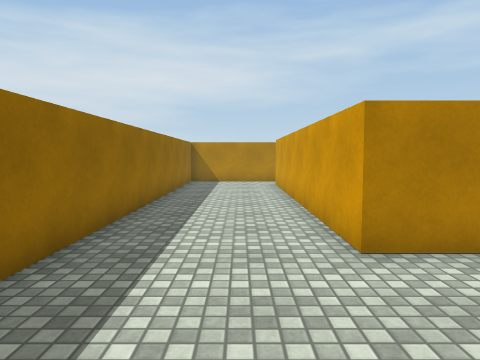
view 1 (above)

20 first-person views from a walk through a scene from a Unity 3-D project. The camera is 1.3 m above the floor, tilts 4° down and sees 70° across. The floor is counted in squares, 1 m on a side. Each view is taken from the middle of a square. On the plan, view 1 faces up. The plan holds only what a view shows up to about 15 squares ahead; the rest is blank. The place goes on beyond the plan. Surface patterns are stand-ins for the level's own textures.

view 2
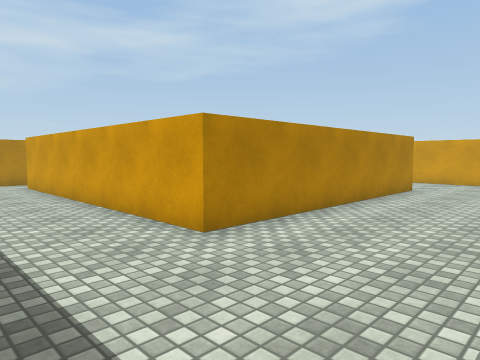

view 3
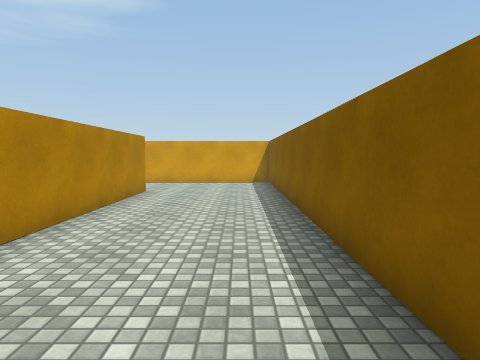

view 4
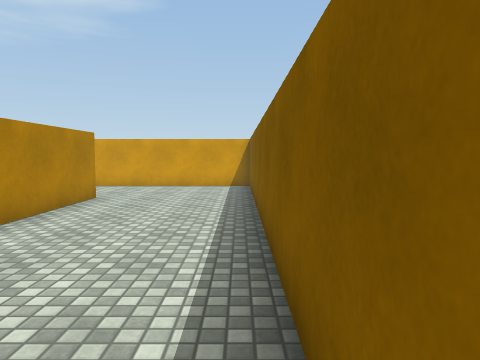

view 5
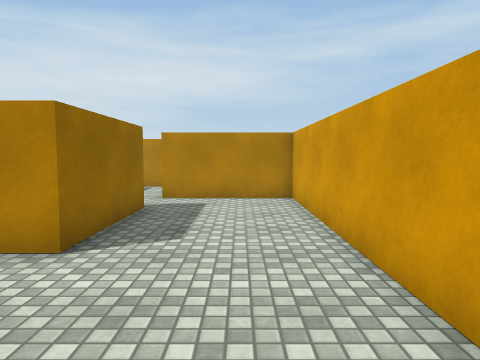

view 6
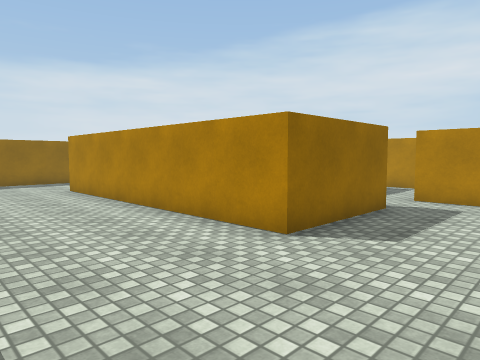

view 7
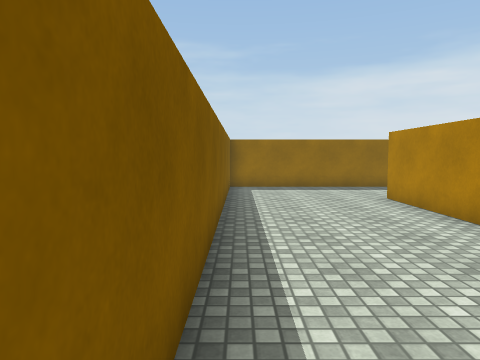

view 8
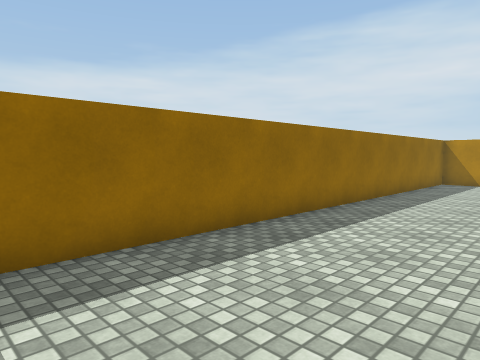

view 9
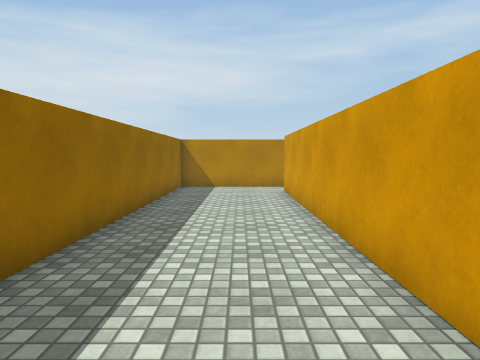

view 10
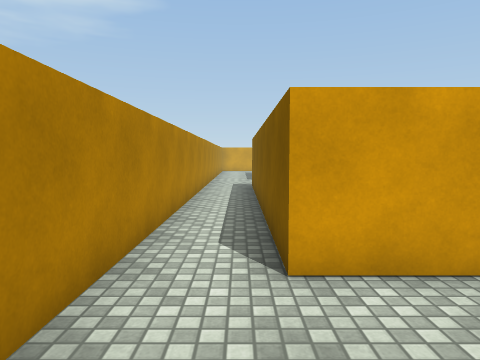

view 11
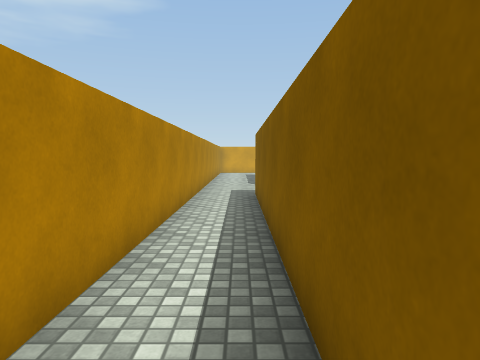

view 12
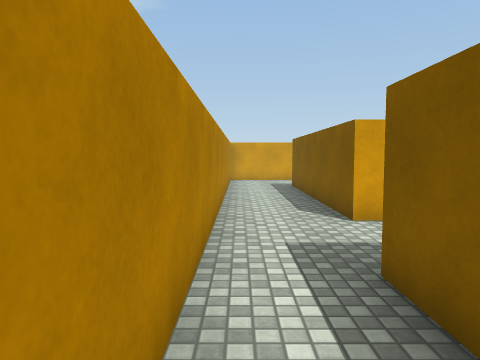

view 13
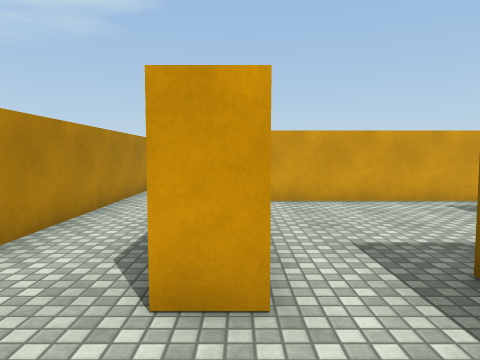

view 14
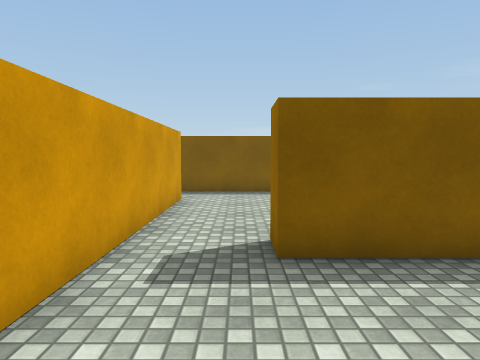

view 15
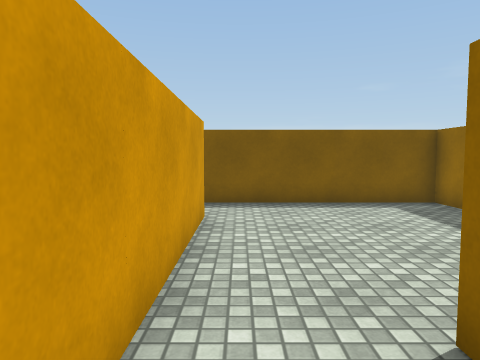

view 16
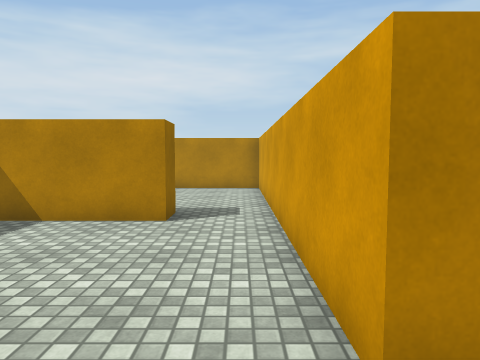

view 17
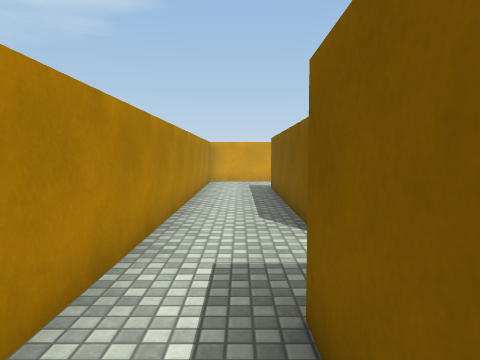

view 18
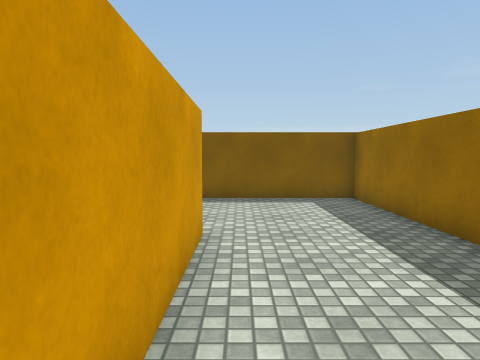

view 19
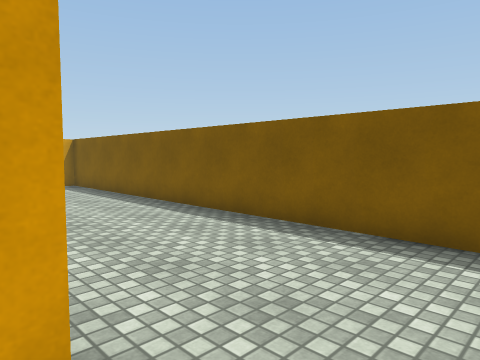

view 20
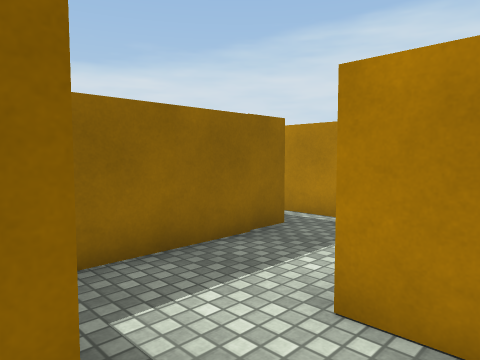

### Floor plan
Points are (right, up) in squares from view 1. A wall is a line through its corners. A room is listed if a view was taken in it or the views show most of it. See-through windows are left out.
Room 1 (views 1, 2, 3, 4, 5, 6, 7, 8, 9, 10, 11, 12, 13, 17, 18, 19, 20)
walls: (11.6, 8.5) (11.6, 4.5) (1.6, 4.5) (1.6, 15.5) (12.6, 15.5); (9, 13.4) (9, 9.4); (10.8, 14.5) (8, 14.5); (15.6, 13.6) (15.6, 14.7) (23.5, 14.7); (23.5, 17.5) (-2.5, 17.5) (-2.5, -0.4) (15.6, -0.4) (15.6, 10.5) (11.5, 10.5)
ways out: opening at (16, 12.5) to room 2
Room 2 (views 14, 15)
walls: (17.9, 7.8) (20.5, 7.8) (20.5, 6.8); (22.8, 6.5) (22.8, 13.8) (19.4, 13.8)
ways out: opening at (16, 12.5) to room 1; opening at (21.5, 7.5) to room 3
Room 3 (view 16)
walls: (23.4, 1.8) (22.8, 1.8) (22.8, 6.5); (20.5, 6.8) (17.1, 6.8); (16.6, 0.9) (16.6, -0.4) (23.1, -0.4)
ways out: opening at (21.5, 7.5) to room 2

Positions as (right, up) in squares from view 1, and headings:
1: (0, 0), facing up
2: (-2, 0), facing up-right
3: (-1, 1), facing right
4: (1, 0), facing right
5: (14, 0), facing up
6: (15, 0), facing up-left
7: (12, 0), facing left
8: (2, 0), facing up-left
9: (0, 3), facing up
10: (-2, 16), facing right
11: (1, 16), facing right
12: (9, 17), facing right
13: (13, 14), facing right
14: (21, 12), facing down
15: (22, 9), facing down
16: (22, 0), facing up
17: (10, 16), facing right
18: (1, 10), facing down
19: (0, 5), facing down-right
20: (13, 8), facing up-left
